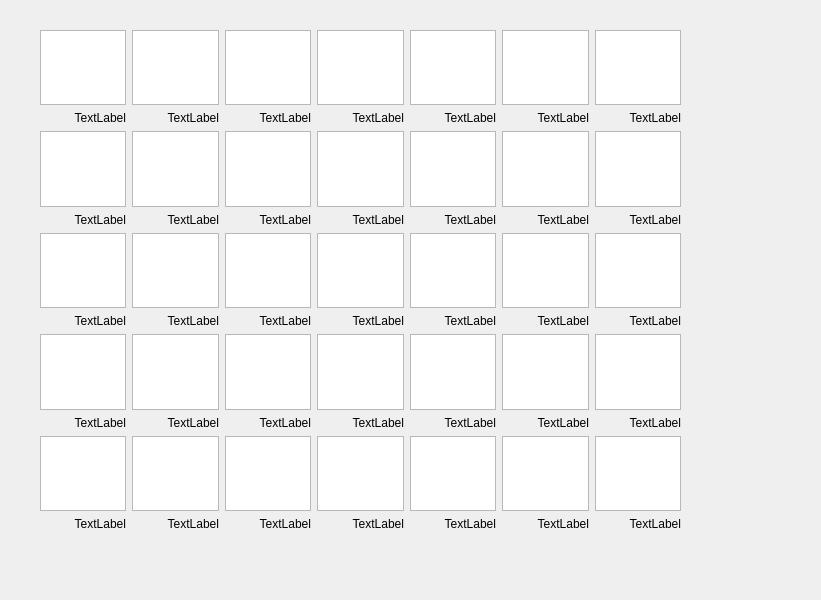
<?xml version="1.0" encoding="UTF-8"?>
<ui version="4.0">
 <class>MainWindow</class>
 <widget class="QMainWindow" name="MainWindow">
  <property name="geometry">
   <rect>
    <x>0</x>
    <y>0</y>
    <width>821</width>
    <height>600</height>
   </rect>
  </property>
  <property name="windowTitle">
   <string>MainWindow</string>
  </property>
  <widget class="QWidget" name="centralwidget">
   <widget class="QWidget" name="gridLayoutWidget_3">
    <property name="geometry">
     <rect>
      <x>40</x>
      <y>30</y>
      <width>641</width>
      <height>501</height>
     </rect>
    </property>
    <layout class="QGridLayout" name="MainGrid">
     <item row="3" column="0">
      <layout class="QGridLayout" name="Week4">
       <item row="0" column="1">
        <layout class="QVBoxLayout" name="Day1_22">
         <item>
          <widget class="QTextEdit" name="textEdit_22"/>
         </item>
         <item>
          <widget class="QLabel" name="label_22">
           <property name="text">
            <string>TextLabel</string>
           </property>
           <property name="alignment">
            <set>Qt::AlignRight|Qt::AlignTrailing|Qt::AlignVCenter</set>
           </property>
          </widget>
         </item>
        </layout>
       </item>
       <item row="0" column="4">
        <layout class="QVBoxLayout" name="Day1_23">
         <item>
          <widget class="QTextEdit" name="textEdit_23"/>
         </item>
         <item>
          <widget class="QLabel" name="label_23">
           <property name="text">
            <string>TextLabel</string>
           </property>
           <property name="alignment">
            <set>Qt::AlignRight|Qt::AlignTrailing|Qt::AlignVCenter</set>
           </property>
          </widget>
         </item>
        </layout>
       </item>
       <item row="0" column="2">
        <layout class="QVBoxLayout" name="Day1_24">
         <item>
          <widget class="QTextEdit" name="textEdit_24"/>
         </item>
         <item>
          <widget class="QLabel" name="label_24">
           <property name="text">
            <string>TextLabel</string>
           </property>
           <property name="alignment">
            <set>Qt::AlignRight|Qt::AlignTrailing|Qt::AlignVCenter</set>
           </property>
          </widget>
         </item>
        </layout>
       </item>
       <item row="0" column="0">
        <layout class="QVBoxLayout" name="Day1_25">
         <item>
          <widget class="QTextEdit" name="textEdit_25"/>
         </item>
         <item>
          <widget class="QLabel" name="label_25">
           <property name="text">
            <string>TextLabel</string>
           </property>
           <property name="alignment">
            <set>Qt::AlignRight|Qt::AlignTrailing|Qt::AlignVCenter</set>
           </property>
          </widget>
         </item>
        </layout>
       </item>
       <item row="0" column="3">
        <layout class="QVBoxLayout" name="Day1_26">
         <item>
          <widget class="QTextEdit" name="textEdit_26"/>
         </item>
         <item>
          <widget class="QLabel" name="label_26">
           <property name="text">
            <string>TextLabel</string>
           </property>
           <property name="alignment">
            <set>Qt::AlignRight|Qt::AlignTrailing|Qt::AlignVCenter</set>
           </property>
          </widget>
         </item>
        </layout>
       </item>
       <item row="0" column="5">
        <layout class="QVBoxLayout" name="Day1_27">
         <item>
          <widget class="QTextEdit" name="textEdit_27"/>
         </item>
         <item>
          <widget class="QLabel" name="label_27">
           <property name="text">
            <string>TextLabel</string>
           </property>
           <property name="alignment">
            <set>Qt::AlignRight|Qt::AlignTrailing|Qt::AlignVCenter</set>
           </property>
          </widget>
         </item>
        </layout>
       </item>
       <item row="0" column="6">
        <layout class="QVBoxLayout" name="Day1_28">
         <item>
          <widget class="QTextEdit" name="textEdit_28"/>
         </item>
         <item>
          <widget class="QLabel" name="label_28">
           <property name="text">
            <string>TextLabel</string>
           </property>
           <property name="alignment">
            <set>Qt::AlignRight|Qt::AlignTrailing|Qt::AlignVCenter</set>
           </property>
          </widget>
         </item>
        </layout>
       </item>
      </layout>
     </item>
     <item row="0" column="0">
      <layout class="QGridLayout" name="Week1">
       <item row="0" column="1">
        <layout class="QVBoxLayout" name="Day1_2">
         <item>
          <widget class="QTextEdit" name="textEdit_2"/>
         </item>
         <item>
          <widget class="QLabel" name="label_2">
           <property name="text">
            <string>TextLabel</string>
           </property>
           <property name="alignment">
            <set>Qt::AlignRight|Qt::AlignTrailing|Qt::AlignVCenter</set>
           </property>
          </widget>
         </item>
        </layout>
       </item>
       <item row="0" column="4">
        <layout class="QVBoxLayout" name="Day1_5">
         <item>
          <widget class="QTextEdit" name="textEdit_5"/>
         </item>
         <item>
          <widget class="QLabel" name="label_5">
           <property name="text">
            <string>TextLabel</string>
           </property>
           <property name="alignment">
            <set>Qt::AlignRight|Qt::AlignTrailing|Qt::AlignVCenter</set>
           </property>
          </widget>
         </item>
        </layout>
       </item>
       <item row="0" column="2">
        <layout class="QVBoxLayout" name="Day1_3">
         <item>
          <widget class="QTextEdit" name="textEdit_3"/>
         </item>
         <item>
          <widget class="QLabel" name="label_3">
           <property name="text">
            <string>TextLabel</string>
           </property>
           <property name="alignment">
            <set>Qt::AlignRight|Qt::AlignTrailing|Qt::AlignVCenter</set>
           </property>
          </widget>
         </item>
        </layout>
       </item>
       <item row="0" column="6">
        <layout class="QVBoxLayout" name="Day1_7">
         <item>
          <widget class="QTextEdit" name="textEdit_7"/>
         </item>
         <item>
          <widget class="QLabel" name="label_7">
           <property name="text">
            <string>TextLabel</string>
           </property>
           <property name="alignment">
            <set>Qt::AlignRight|Qt::AlignTrailing|Qt::AlignVCenter</set>
           </property>
          </widget>
         </item>
        </layout>
       </item>
       <item row="0" column="0">
        <layout class="QVBoxLayout" name="Day1">
         <item>
          <widget class="QTextEdit" name="textEdit"/>
         </item>
         <item>
          <widget class="QLabel" name="label">
           <property name="text">
            <string>TextLabel</string>
           </property>
           <property name="alignment">
            <set>Qt::AlignRight|Qt::AlignTrailing|Qt::AlignVCenter</set>
           </property>
          </widget>
         </item>
        </layout>
       </item>
       <item row="0" column="3">
        <layout class="QVBoxLayout" name="Day1_4">
         <item>
          <widget class="QTextEdit" name="textEdit_4"/>
         </item>
         <item>
          <widget class="QLabel" name="label_4">
           <property name="text">
            <string>TextLabel</string>
           </property>
           <property name="alignment">
            <set>Qt::AlignRight|Qt::AlignTrailing|Qt::AlignVCenter</set>
           </property>
          </widget>
         </item>
        </layout>
       </item>
       <item row="0" column="5">
        <layout class="QVBoxLayout" name="Day1_6">
         <item>
          <widget class="QTextEdit" name="textEdit_6"/>
         </item>
         <item>
          <widget class="QLabel" name="label_6">
           <property name="text">
            <string>TextLabel</string>
           </property>
           <property name="alignment">
            <set>Qt::AlignRight|Qt::AlignTrailing|Qt::AlignVCenter</set>
           </property>
          </widget>
         </item>
        </layout>
       </item>
      </layout>
     </item>
     <item row="1" column="0">
      <layout class="QGridLayout" name="Week2">
       <item row="0" column="3">
        <layout class="QVBoxLayout" name="Day1_12">
         <item>
          <widget class="QTextEdit" name="textEdit_12"/>
         </item>
         <item>
          <widget class="QLabel" name="label_12">
           <property name="text">
            <string>TextLabel</string>
           </property>
           <property name="alignment">
            <set>Qt::AlignRight|Qt::AlignTrailing|Qt::AlignVCenter</set>
           </property>
          </widget>
         </item>
        </layout>
       </item>
       <item row="0" column="4">
        <layout class="QVBoxLayout" name="Day1_9">
         <item>
          <widget class="QTextEdit" name="textEdit_9"/>
         </item>
         <item>
          <widget class="QLabel" name="label_9">
           <property name="text">
            <string>TextLabel</string>
           </property>
           <property name="alignment">
            <set>Qt::AlignRight|Qt::AlignTrailing|Qt::AlignVCenter</set>
           </property>
          </widget>
         </item>
        </layout>
       </item>
       <item row="0" column="6">
        <layout class="QVBoxLayout" name="Day1_14">
         <item>
          <widget class="QTextEdit" name="textEdit_14"/>
         </item>
         <item>
          <widget class="QLabel" name="label_14">
           <property name="text">
            <string>TextLabel</string>
           </property>
           <property name="alignment">
            <set>Qt::AlignRight|Qt::AlignTrailing|Qt::AlignVCenter</set>
           </property>
          </widget>
         </item>
        </layout>
       </item>
       <item row="0" column="1">
        <layout class="QVBoxLayout" name="Day1_8">
         <item>
          <widget class="QTextEdit" name="textEdit_8"/>
         </item>
         <item>
          <widget class="QLabel" name="label_8">
           <property name="text">
            <string>TextLabel</string>
           </property>
           <property name="alignment">
            <set>Qt::AlignRight|Qt::AlignTrailing|Qt::AlignVCenter</set>
           </property>
          </widget>
         </item>
        </layout>
       </item>
       <item row="0" column="2">
        <layout class="QVBoxLayout" name="Day1_10">
         <item>
          <widget class="QTextEdit" name="textEdit_10"/>
         </item>
         <item>
          <widget class="QLabel" name="label_10">
           <property name="text">
            <string>TextLabel</string>
           </property>
           <property name="alignment">
            <set>Qt::AlignRight|Qt::AlignTrailing|Qt::AlignVCenter</set>
           </property>
          </widget>
         </item>
        </layout>
       </item>
       <item row="0" column="0">
        <layout class="QVBoxLayout" name="Day1_11">
         <item>
          <widget class="QTextEdit" name="textEdit_11"/>
         </item>
         <item>
          <widget class="QLabel" name="label_11">
           <property name="text">
            <string>TextLabel</string>
           </property>
           <property name="alignment">
            <set>Qt::AlignRight|Qt::AlignTrailing|Qt::AlignVCenter</set>
           </property>
          </widget>
         </item>
        </layout>
       </item>
       <item row="0" column="5">
        <layout class="QVBoxLayout" name="Day1_13">
         <item>
          <widget class="QTextEdit" name="textEdit_13"/>
         </item>
         <item>
          <widget class="QLabel" name="label_13">
           <property name="text">
            <string>TextLabel</string>
           </property>
           <property name="alignment">
            <set>Qt::AlignRight|Qt::AlignTrailing|Qt::AlignVCenter</set>
           </property>
          </widget>
         </item>
        </layout>
       </item>
      </layout>
     </item>
     <item row="2" column="0">
      <layout class="QGridLayout" name="Week3">
       <item row="0" column="1">
        <layout class="QVBoxLayout" name="Day1_15">
         <item>
          <widget class="QTextEdit" name="textEdit_15"/>
         </item>
         <item>
          <widget class="QLabel" name="label_15">
           <property name="text">
            <string>TextLabel</string>
           </property>
           <property name="alignment">
            <set>Qt::AlignRight|Qt::AlignTrailing|Qt::AlignVCenter</set>
           </property>
          </widget>
         </item>
        </layout>
       </item>
       <item row="0" column="4">
        <layout class="QVBoxLayout" name="Day1_16">
         <item>
          <widget class="QTextEdit" name="textEdit_16"/>
         </item>
         <item>
          <widget class="QLabel" name="label_16">
           <property name="text">
            <string>TextLabel</string>
           </property>
           <property name="alignment">
            <set>Qt::AlignRight|Qt::AlignTrailing|Qt::AlignVCenter</set>
           </property>
          </widget>
         </item>
        </layout>
       </item>
       <item row="0" column="2">
        <layout class="QVBoxLayout" name="Day1_17">
         <item>
          <widget class="QTextEdit" name="textEdit_17"/>
         </item>
         <item>
          <widget class="QLabel" name="label_17">
           <property name="text">
            <string>TextLabel</string>
           </property>
           <property name="alignment">
            <set>Qt::AlignRight|Qt::AlignTrailing|Qt::AlignVCenter</set>
           </property>
          </widget>
         </item>
        </layout>
       </item>
       <item row="0" column="0">
        <layout class="QVBoxLayout" name="Day1_18">
         <item>
          <widget class="QTextEdit" name="textEdit_18"/>
         </item>
         <item>
          <widget class="QLabel" name="label_18">
           <property name="text">
            <string>TextLabel</string>
           </property>
           <property name="alignment">
            <set>Qt::AlignRight|Qt::AlignTrailing|Qt::AlignVCenter</set>
           </property>
          </widget>
         </item>
        </layout>
       </item>
       <item row="0" column="3">
        <layout class="QVBoxLayout" name="Day1_19">
         <item>
          <widget class="QTextEdit" name="textEdit_19"/>
         </item>
         <item>
          <widget class="QLabel" name="label_19">
           <property name="text">
            <string>TextLabel</string>
           </property>
           <property name="alignment">
            <set>Qt::AlignRight|Qt::AlignTrailing|Qt::AlignVCenter</set>
           </property>
          </widget>
         </item>
        </layout>
       </item>
       <item row="0" column="5">
        <layout class="QVBoxLayout" name="Day1_20">
         <item>
          <widget class="QTextEdit" name="textEdit_20"/>
         </item>
         <item>
          <widget class="QLabel" name="label_20">
           <property name="text">
            <string>TextLabel</string>
           </property>
           <property name="alignment">
            <set>Qt::AlignRight|Qt::AlignTrailing|Qt::AlignVCenter</set>
           </property>
          </widget>
         </item>
        </layout>
       </item>
       <item row="0" column="6">
        <layout class="QVBoxLayout" name="Day1_21">
         <item>
          <widget class="QTextEdit" name="textEdit_21"/>
         </item>
         <item>
          <widget class="QLabel" name="label_21">
           <property name="text">
            <string>TextLabel</string>
           </property>
           <property name="alignment">
            <set>Qt::AlignRight|Qt::AlignTrailing|Qt::AlignVCenter</set>
           </property>
          </widget>
         </item>
        </layout>
       </item>
      </layout>
     </item>
     <item row="4" column="0">
      <layout class="QGridLayout" name="Week5">
       <item row="0" column="1">
        <layout class="QVBoxLayout" name="Day1_29">
         <item>
          <widget class="QTextEdit" name="textEdit_29"/>
         </item>
         <item>
          <widget class="QLabel" name="label_29">
           <property name="text">
            <string>TextLabel</string>
           </property>
           <property name="alignment">
            <set>Qt::AlignRight|Qt::AlignTrailing|Qt::AlignVCenter</set>
           </property>
          </widget>
         </item>
        </layout>
       </item>
       <item row="0" column="4">
        <layout class="QVBoxLayout" name="Day1_30">
         <item>
          <widget class="QTextEdit" name="textEdit_30"/>
         </item>
         <item>
          <widget class="QLabel" name="label_30">
           <property name="text">
            <string>TextLabel</string>
           </property>
           <property name="alignment">
            <set>Qt::AlignRight|Qt::AlignTrailing|Qt::AlignVCenter</set>
           </property>
          </widget>
         </item>
        </layout>
       </item>
       <item row="0" column="2">
        <layout class="QVBoxLayout" name="Day1_31">
         <item>
          <widget class="QTextEdit" name="textEdit_31"/>
         </item>
         <item>
          <widget class="QLabel" name="label_31">
           <property name="text">
            <string>TextLabel</string>
           </property>
           <property name="alignment">
            <set>Qt::AlignRight|Qt::AlignTrailing|Qt::AlignVCenter</set>
           </property>
          </widget>
         </item>
        </layout>
       </item>
       <item row="0" column="0">
        <layout class="QVBoxLayout" name="Day1_32">
         <item>
          <widget class="QTextEdit" name="textEdit_32"/>
         </item>
         <item>
          <widget class="QLabel" name="label_32">
           <property name="text">
            <string>TextLabel</string>
           </property>
           <property name="alignment">
            <set>Qt::AlignRight|Qt::AlignTrailing|Qt::AlignVCenter</set>
           </property>
          </widget>
         </item>
        </layout>
       </item>
       <item row="0" column="3">
        <layout class="QVBoxLayout" name="Day1_33">
         <item>
          <widget class="QTextEdit" name="textEdit_33"/>
         </item>
         <item>
          <widget class="QLabel" name="label_33">
           <property name="text">
            <string>TextLabel</string>
           </property>
           <property name="alignment">
            <set>Qt::AlignRight|Qt::AlignTrailing|Qt::AlignVCenter</set>
           </property>
          </widget>
         </item>
        </layout>
       </item>
       <item row="0" column="5">
        <layout class="QVBoxLayout" name="Day1_34">
         <item>
          <widget class="QTextEdit" name="textEdit_34"/>
         </item>
         <item>
          <widget class="QLabel" name="label_34">
           <property name="text">
            <string>TextLabel</string>
           </property>
           <property name="alignment">
            <set>Qt::AlignRight|Qt::AlignTrailing|Qt::AlignVCenter</set>
           </property>
          </widget>
         </item>
        </layout>
       </item>
       <item row="0" column="6">
        <layout class="QVBoxLayout" name="Day1_35">
         <item>
          <widget class="QTextEdit" name="textEdit_35"/>
         </item>
         <item>
          <widget class="QLabel" name="label_35">
           <property name="text">
            <string>TextLabel</string>
           </property>
           <property name="alignment">
            <set>Qt::AlignRight|Qt::AlignTrailing|Qt::AlignVCenter</set>
           </property>
          </widget>
         </item>
        </layout>
       </item>
      </layout>
     </item>
    </layout>
   </widget>
  </widget>
 </widget>
 <resources/>
 <connections/>
</ui>
